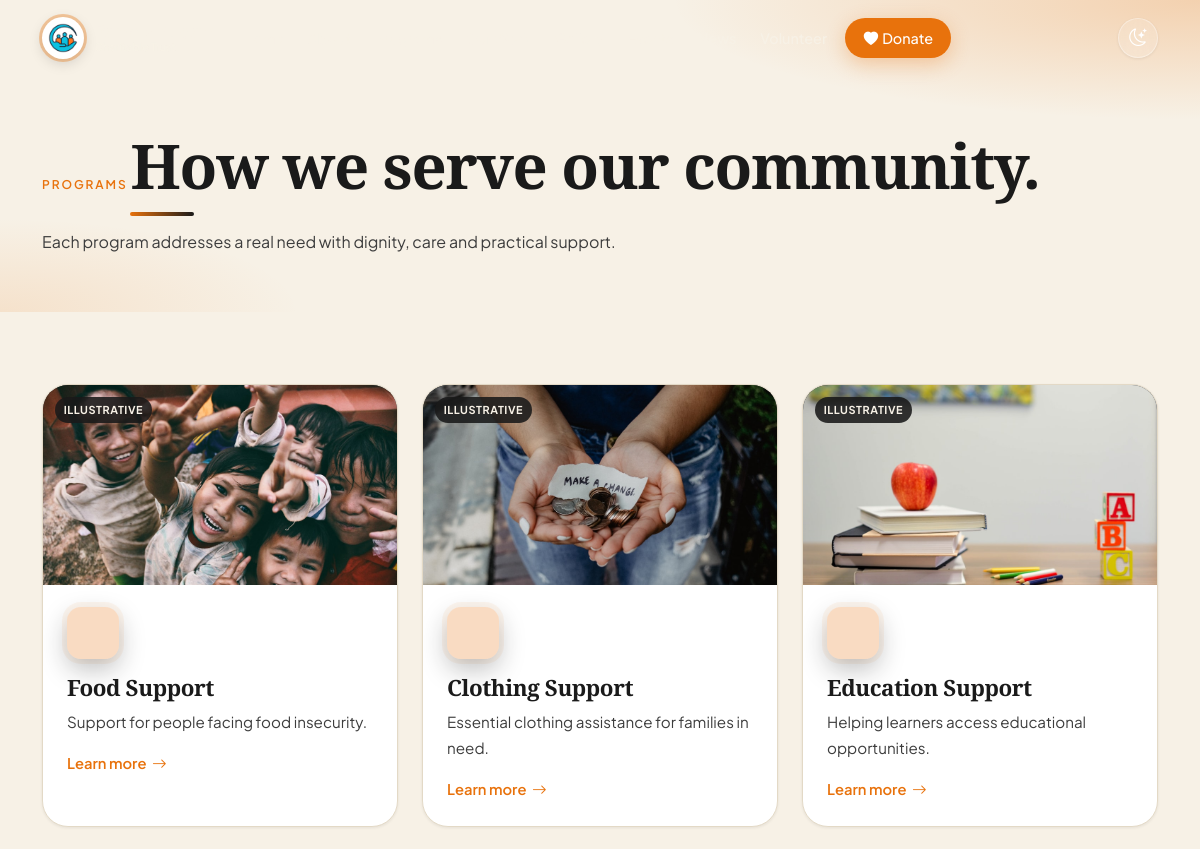
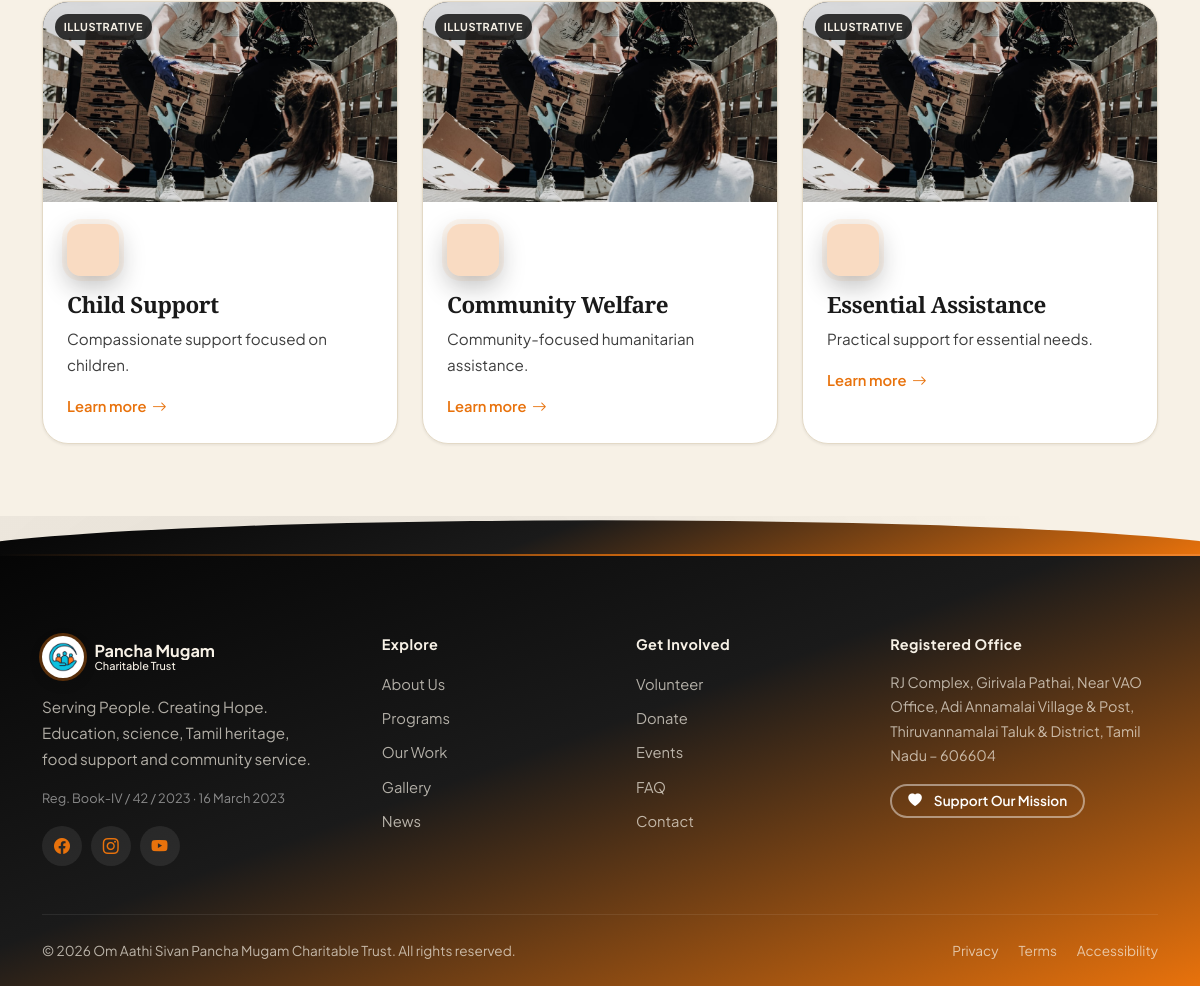
Screenshot of /programs.php with the database file from the repository (2 pictures, top to bottom).
### tables this page shows
CREATE TABLE programs (
    id INT UNSIGNED AUTO_INCREMENT PRIMARY KEY,
    title VARCHAR(180) NOT NULL,
    slug VARCHAR(190) NOT NULL UNIQUE,
    short_description TEXT NOT NULL,
    description LONGTEXT NOT NULL,
    icon VARCHAR(80) DEFAULT 'heart',
    image VARCHAR(255) DEFAULT NULL,
    status ENUM('draft','published') DEFAULT 'published',
    created_at TIMESTAMP DEFAULT CURRENT_TIMESTAMP,
    updated_at TIMESTAMP DEFAULT CURRENT_TIMESTAMP ON UPDATE CURRENT_TIMESTAMP
);

### config/config.php (called while the page is built, shortened)
<?php
function db(): PDO {
    static $pdo = null;
    if ($pdo === null) {
        $pdo = new PDO(
            'mysql:host='.DB_HOST.';dbname='.DB_NAME.';charset=utf8mb4',
            DB_USER, DB_PASS,
            [PDO::ATTR_ERRMODE => PDO::ERRMODE_EXCEPTION, PDO::ATTR_DEFAULT_FETCH_MODE => PDO::FETCH_ASSOC]
        );
    }
    return $pdo;
}
function e(?string $value): string {
    return htmlspecialchars($value ?? '', ENT_QUOTES, 'UTF-8');
}
function url(string $path = ''): string {
    $path = ltrim($path, '/');
    return (BASE_URL === '' ? '' : BASE_URL) . '/' . $path;
}
function asset(string $path): string {
    return url('assets/' . ltrim($path, '/'));
}
function is_active(string $page): string {
    $script = basename($_SERVER['SCRIPT_NAME'] ?? '');
    return $script === $page ? 'active' : '';
}

### programs.php (the view, shortened to what this page needs)
<?php
require_once __DIR__.'/config/config.php';
try {
  $programs = db()->query("SELECT * FROM programs WHERE status='published' ORDER BY id")->fetchAll();
} catch (Throwable $e) { $programs = []; }
$program_images = [
  'food' => asset('images/programs/food-support.jpg'),
  'education' => asset('images/programs/education.jpg'),
  'clothing' => asset('images/programs/clothing.jpg'),
  'community' => asset('images/programs/community.jpg'),
  'health' => asset('images/programs/health.jpg'),
  'default' => asset('images/programs/community.jpg'),
];
include __DIR__.'/includes/header.php';
?>
<section class="page-hero">
  <div class="container" data-aos="fade-up">
    <span class="eyebrow">Programs</span>
    <h1>How we serve our community.</h1>
    <p>Each program addresses a real need with dignity, care and practical support.</p>
  </div>
</section>
<section class="section">
  <div class="container">
    <div class="grid-3">
      <?php if ($programs): foreach ($programs as $i => $p):
        $slug = strtolower($p['slug'] ?? '');
        $img = $program_images['default'];
        if (str_contains($slug, 'food') || str_contains($slug, 'meal')) $img = $program_images['food'];
        elseif (str_contains($slug, 'educat') || str_contains($slug, 'school')) $img = $program_images['education'];
        elseif (str_contains($slug, 'cloth') || str_contains($slug, 'garment')) $img = $program_images['clothing'];
        elseif (str_contains($slug, 'health') || str_contains($slug, 'care')) $img = $program_images['health'];
        elseif (str_contains($slug, 'communit')) $img = $program_images['community'];
      ?>
        <article class="card program-card" data-aos="fade-up" data-aos-delay="<?= (int)($i%3*80) ?>">
          <div class="card-media">
            <img src="<?= e($img) ?>" alt="" loading="lazy">
            <?php if (empty($p['image'])): ?><span class="media-label illustrative">Illustrative</span><?php endif; ?>
          </div>
          <div class="card-body">
            <div class="icon"><i class="bi bi-<?= e($p['icon'] ?: 'heart') ?>"></i></div>
            <h3><?= e($p['title']) ?></h3>
            <p><?= e($p['short_description']) ?></p>
            <a class="link" href="<?= url('program.php?slug='.urlencode($p['slug'])) ?>">Learn more <i class="bi bi-arrow-right"></i></a>
          </div>
        </article>
      <?php endforeach; else:
        $placeholders = [
          ['title' => 'Food Support', 'desc' => 'Nutritious meals and grocery assistance for families facing food insecurity.', 'icon' => 'basket2', 'img' => $program_images['food']],
          ['title' => 'Education Support', 'desc' => 'Learning materials, mentoring and school support so children can thrive.', 'icon' => 'book', 'img' => $program_images['education']],
          ['title' => 'Clothing & Essentials', 'desc' => 'Clothing and basic essentials distributed with respect and care.', 'icon' => 'bag-heart', 'img' => $program_images['clothing']],
          ['title' => 'Community Care', 'desc' => 'Programs that strengthen community bonds and mutual support.', 'icon' => 'people', 'img' => $program_images['community']],
          ['title' => 'Health Awareness', 'desc' => 'Awareness and support activities focused on community wellbeing.', 'icon' => 'heart-pulse', 'img' => $program_images['health']],
          ['title' => 'Volunteer Programs', 'desc' => 'Opportunities for people to give time and skills with purpose.', 'icon' => 'hand-thumbs-up', 'img' => $program_images['community']],
        ];
        foreach ($placeholders as $i => $ph): ?>
        <article class="card program-card" data-aos="fade-up" data-aos-delay="<?= (int)($i%3*80) ?>">
          <div class="card-media">
            <img src="<?= e($ph['img']) ?>" alt="" loading="lazy">
            <span class="media-label illustrative">Illustrative</span>
          </div>
          <div class="card-body">
            <div class="icon"><i class="bi bi-<?= e($ph['icon']) ?>"></i></div>
            <h3><?= e($ph['title']) ?></h3>
            <p><?= e($ph['desc']) ?></p>
          </div>
        </article>
      <?php endforeach; endif; ?>
    </div>
  </div>
</section>
<?php include __DIR__.'/includes/footer.php'; ?>

### includes/header.php (shortened to what this page needs)
<?php
require_once __DIR__ . '/../config/config.php';
?>
<!doctype html>
<html lang="en" data-theme="light">
<head>
<link href="https://cdn.jsdelivr.net/npm/bootstrap@5.3.3/dist/css/bootstrap.min.css" rel="stylesheet">
<link href="https://cdn.jsdelivr.net/npm/bootstrap-icons@1.11.3/font/bootstrap-icons.min.css" rel="stylesheet">
<link href="https://cdn.jsdelivr.net/npm/aos@2.3.4/dist/aos.css" rel="stylesheet">
<link href="https://cdn.jsdelivr.net/npm/swiper@11/swiper-bundle.min.css" rel="stylesheet">
<link rel="stylesheet" href="<?= asset('css/style.css') ?>">
</head>
<body>
<header class="site-header" id="siteHeader">
  <div class="container nav-wrap">
    <a class="brand" href="<?= url('index.php') ?>">
      <img class="brand-logo" src="<?= asset('images/brand/logo-icon.jpg') ?>" alt="<?= e(APP_SHORT_NAME) ?>" width="42" height="42">
      <span class="brand-text"><b>Pancha Mugam</b><small>Charitable Trust</small></span>
    </a>
    <nav class="main-nav d-none d-lg-flex" id="mainNav" aria-label="Primary">
      <a class="<?= is_active('index.php') ?>" href="<?= url('index.php') ?>">Home</a>
      <a class="<?= is_active('about.php') ?>" href="<?= url('about.php') ?>">About</a>
      <a class="<?= is_active('programs.php') || is_active('program.php') ?>" href="<?= url('programs.php') ?>">Programs</a>
      <a class="<?= is_active('work.php') ?>" href="<?= url('work.php') ?>">Our Work</a>
      <a class="<?= is_active('gallery.php') ?>" href="<?= url('gallery.php') ?>">Gallery</a>
      <a class="<?= is_active('events.php') ?>" href="<?= url('events.php') ?>">Events</a>
      <a class="<?= is_active('news.php') ?>" href="<?= url('news.php') ?>">News</a>
      <a class="<?= is_active('volunteer.php') ?>" href="<?= url('volunteer.php') ?>">Volunteer</a>
      <a class="nav-donate" href="<?= url('donate.php') ?>"><i class="bi bi-heart-fill me-1"></i>Donate</a>
    </nav>
    <div class="header-actions">
      <button type="button" class="theme-toggle" id="themeToggle" aria-label="Toggle dark mode" title="Toggle theme">
        <i class="bi bi-moon-stars" id="themeIcon"></i>
      </button>
    </div>
  </div>
</header>
<main id="main">

### includes/footer.php (shortened to what this page needs)
</main>
<footer class="site-footer">
  <div class="footer-wave" aria-hidden="true"></div>
  <div class="container">
    <div class="footer-grid">
      <div class="footer-brand-col" data-aos="fade-up">
        <a class="brand footer-brand" href="<?= url('index.php') ?>">
          <img class="brand-logo" src="<?= asset('images/brand/logo-icon.jpg') ?>" alt="" width="42" height="42">
          <span class="brand-text"><b>Pancha Mugam</b><small>Charitable Trust</small></span>
        </a>
        <p class="footer-mission"><?= e(APP_TAGLINE) ?> Education, science, Tamil heritage, food support and community service.</p>
        <p class="footer-reg" style="font-size:0.8rem;color:rgba(255,255,255,0.5);margin-top:0.5rem">Reg. <?= e(TRUST_REG_NO) ?> · <?= e(TRUST_REG_DATE) ?></p>
        <div class="footer-social">
          <a href="#" aria-label="Facebook" class="social-link"><i class="bi bi-facebook"></i></a>
          <a href="#" aria-label="Instagram" class="social-link"><i class="bi bi-instagram"></i></a>
          <a href="#" aria-label="YouTube" class="social-link"><i class="bi bi-youtube"></i></a>
        </div>
      </div>
      <div data-aos="fade-up" data-aos-delay="50">
        <h4>Explore</h4>
        <ul class="footer-links">
          <li><a href="<?= url('about.php') ?>">About Us</a></li>
          <li><a href="<?= url('programs.php') ?>">Programs</a></li>
          <li><a href="<?= url('work.php') ?>">Our Work</a></li>
          <li><a href="<?= url('gallery.php') ?>">Gallery</a></li>
          <li><a href="<?= url('news.php') ?>">News</a></li>
        </ul>
      </div>
      <div data-aos="fade-up" data-aos-delay="100">
        <h4>Get Involved</h4>
        <ul class="footer-links">
          <li><a href="<?= url('volunteer.php') ?>">Volunteer</a></li>
          <li><a href="<?= url('donate.php') ?>">Donate</a></li>
          <li><a href="<?= url('events.php') ?>">Events</a></li>
          <li><a href="<?= url('faq.php') ?>">FAQ</a></li>
          <li><a href="<?= url('contact.php') ?>">Contact</a></li>
        </ul>
      </div>
      <div data-aos="fade-up" data-aos-delay="150">
        <h4>Registered Office</h4>
        <p class="footer-newsletter-text" style="margin-bottom:1rem"><?= e(TRUST_ADDRESS) ?></p>
        <a class="btn btn-outline-light btn-sm" href="<?= url('donate.php') ?>"><i class="bi bi-heart-fill me-1"></i> Support Our Mission</a>
      </div>
    </div>
    <div class="footer-bottom">
      <span>&copy; <?= date('Y') ?> <?= e(APP_NAME) ?>. All rights reserved.</span>
      <span class="footer-legal">
        <a href="#">Privacy</a>
        <a href="#">Terms</a>
        <a href="#">Accessibility</a>
      </span>
    </div>
  </div>
</footer>
</body>
</html>

### rows the page displays
programs: shows a picture, shows "ILLUSTRATIVE", title "Food Support", short_description "Support for people facing food insecurity."
programs: shows a picture, shows "ILLUSTRATIVE", title "Clothing Support", short_description "Essential clothing assistance for families in need."
programs: shows a picture, shows "ILLUSTRATIVE", title "Education Support", short_description "Helping learners access educational opportunities."
programs: shows "ILLUSTRATIVE", title "Child Support", short_description "Compassionate support focused on children."
programs: shows "ILLUSTRATIVE", title "Community Welfare", short_description "Community-focused humanitarian assistance."
programs: shows "ILLUSTRATIVE", title "Essential Assistance", short_description "Practical support for essential needs."

### other values shown
APP_TAGLINE "Serving People. Creating Hope."
TRUST_REG_NO "Book-IV / 42 / 2023"
TRUST_REG_DATE "16 March 2023"
TRUST_ADDRESS "RJ Complex, Girivala Pathai, Near VAO Office, Adi Annamalai Village & Post, Thiruvannamalai Taluk & District, Tamil Nadu – 606604"
APP_NAME "Om Aathi Sivan Pancha Mugam Charitable Trust"
